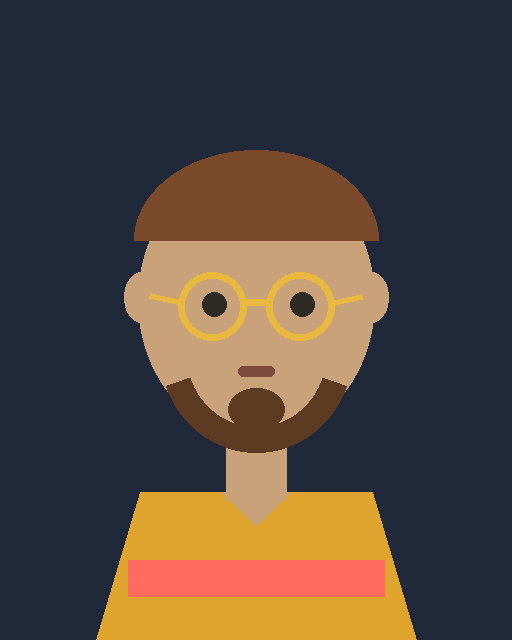
#> input picture scripts/booth/test_portrait.png, 512 x 640 px
$ python photo_palette_sample.py ../booth/test_portrait.png
#> lines starting #> are read from the running program, lines starting #| are printed output that depends on the picture
#!/usr/bin/env python3
"""photo_palette_sample.py — deterministic palette sampling for PHOTO AVATARS
(docs/23_IMG2THREEJS_INVESTIGATION.md §3).

Samples region-crop dominant colours from a reference image (median-cut via
Pillow) — the same method used to derive the palettes hardcoded in
site/models/photo_avatars/{pantera,mouse,monster}.js on 2026-09-02.

No vision required; runs anywhere (including on-device equivalents). The
expected evolution (docs/23 §4 step 2) is photo -> swatches -> factory params.

Usage:
    python3 scripts/avatars/photo_palette_sample.py <image> [<image> ...]
    # optional region crops: edit CROPS below per subject
"""

import sys
from collections import Counter
from PIL import Image

# named crops as (x0%, y0%, x1%, y1%) — tuned per reference subject
CROPS = {
    "head": (0.00, 0.00, 1.00, 0.13),
    "torso": (0.15, 0.25, 0.85, 0.45),
    "legs": (0.20, 0.45, 0.80, 0.85),
    "body": (0.25, 0.30, 0.75, 0.85),
    "full": (0.00, 0.00, 1.00, 1.00),
}


def palette(path, crop=None, n=6):
#> called with path = '../booth/test_portrait.png', crop = (0, 0, 1, 0.13), n = 6
    im = Image.open(path).convert("RGB")
#> im is the input picture: PIL image 512x640 RGB; mean R, G, B 82.3, 70.7, 63.3
    if crop:
        w, h = im.size
#> w = 512; h = 640
        im = im.crop(
            (int(crop[0] * w), int(crop[1] * h), int(crop[2] * w), int(crop[3] * h))
        )
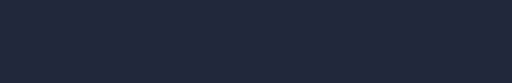
#> im: PIL image 512x83 RGB; mean R, G, B 32, 41, 58
    im.thumbnail((120, 120))
#> im: PIL image 120x19 RGB
    q = im.quantize(colors=n, method=Image.MEDIANCUT).convert("RGB")
    cnt = Counter(list(q.getdata()))
#> cnt = {(32, 41, 58): 2280}
    tot = im.width * im.height
#> tot = 2280
    return [
        (f"#{r:02x}{g:02x}{b:02x}", round(v / tot * 100))
        for (r, g, b), v in cnt.most_common(n)
    ]


if __name__ == "__main__":
    if len(sys.argv) < 2:
        print(__doc__)
        sys.exit(1)
    for path in sys.argv[1:]:
        print(f"== {path} ==")
        for name, crop in CROPS.items():
            try:
                print(
                    f"  {name:6s}",
                    " ".join(f"{c}({p}%)" for c, p in palette(path, crop)),
                )
            except Exception as e:  # crop outside image etc.
                print(f"  {name:6s} ERR {e}")
